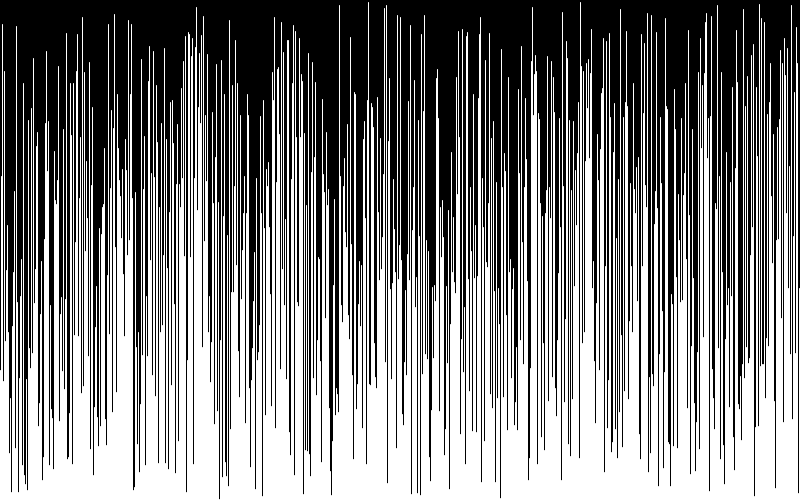
Frame 1 (no input)
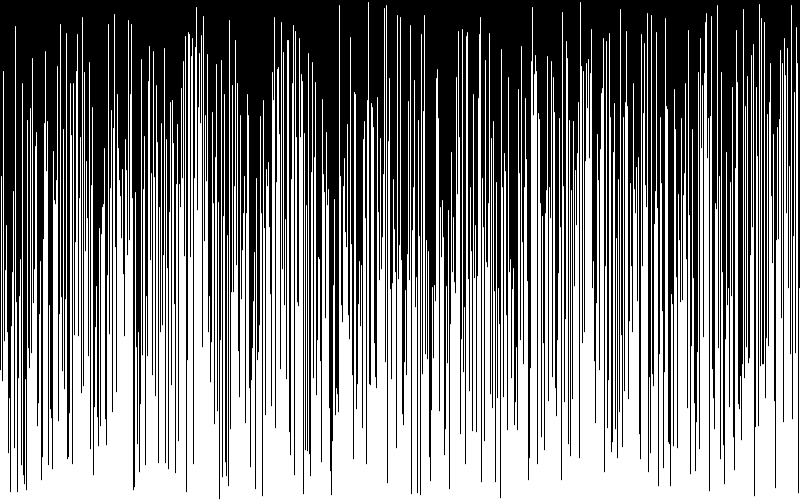
Frame 60 (the mouse pressed at the canvas centre just before this capture)
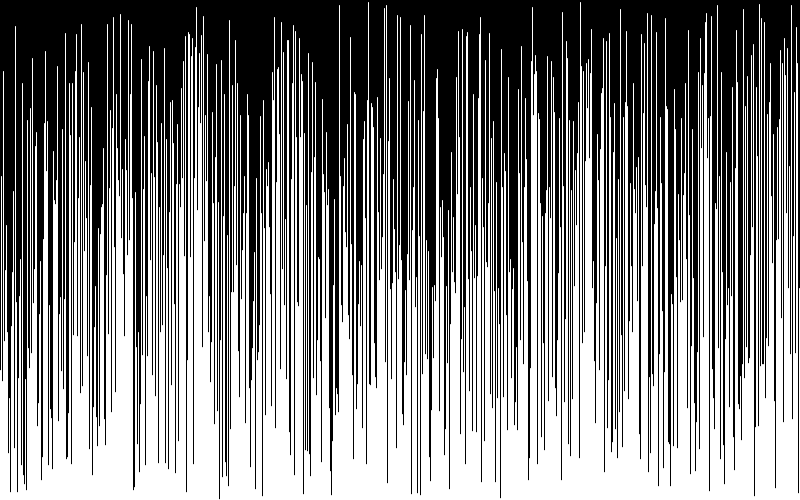
Frame 120 (the mouse held since frame 60 and released just before this capture)

The Processing sketch that drew these frames (run headless with seeded random() and noise(); from frame 60 on, the mouse is pressed at the canvas centre):

// Processing sketch: visualising_alghorithms
// ── visualising_alghorithms.pde
float [] array;
int i = 0;
int j = 0;

void setup() {
  size(800,500);
  array = new float[width];
  for (int i=0; i < array.length; i++) {
    array[i] = random(height);
  }
}

void draw() {
  background(0);
  stroke(255);
  
  bubbleSort();
  
  drawLines();
}

void drawLines() {
  for (int i = 0; i < array.length; i++) {
    line(i, height, i, height - array[i]);
  }
}

void swap(float[] arr, int i, int j) {
  float temp = arr[i];
  arr[i] = arr[j];
  arr[j] = temp;
}

void bubbleSort() {
  if (i < array.length) {
    //bubbleSortFastVersion();
    bubbleSortSlowVersion();
  } else {
    noLoop();
  }
}

void bubbleSortFastVersion() {
  for (int j =0; j < array.length - i - 1; j ++) {
      float a = array[j];
      float b = array[j+1];
      if (a > b) {
        swap(array, j, j+1);
      }
    }
    i++;
}

void bubbleSortSlowVersion() {
  float a = array[j];
  float b = array[j+1];
  if (a > b) {
    swap(array, j, j+1);
  }
  j++;
  
  if (j >= array.length - i - 1) {
    j = 0;
    i++;
  }
}
